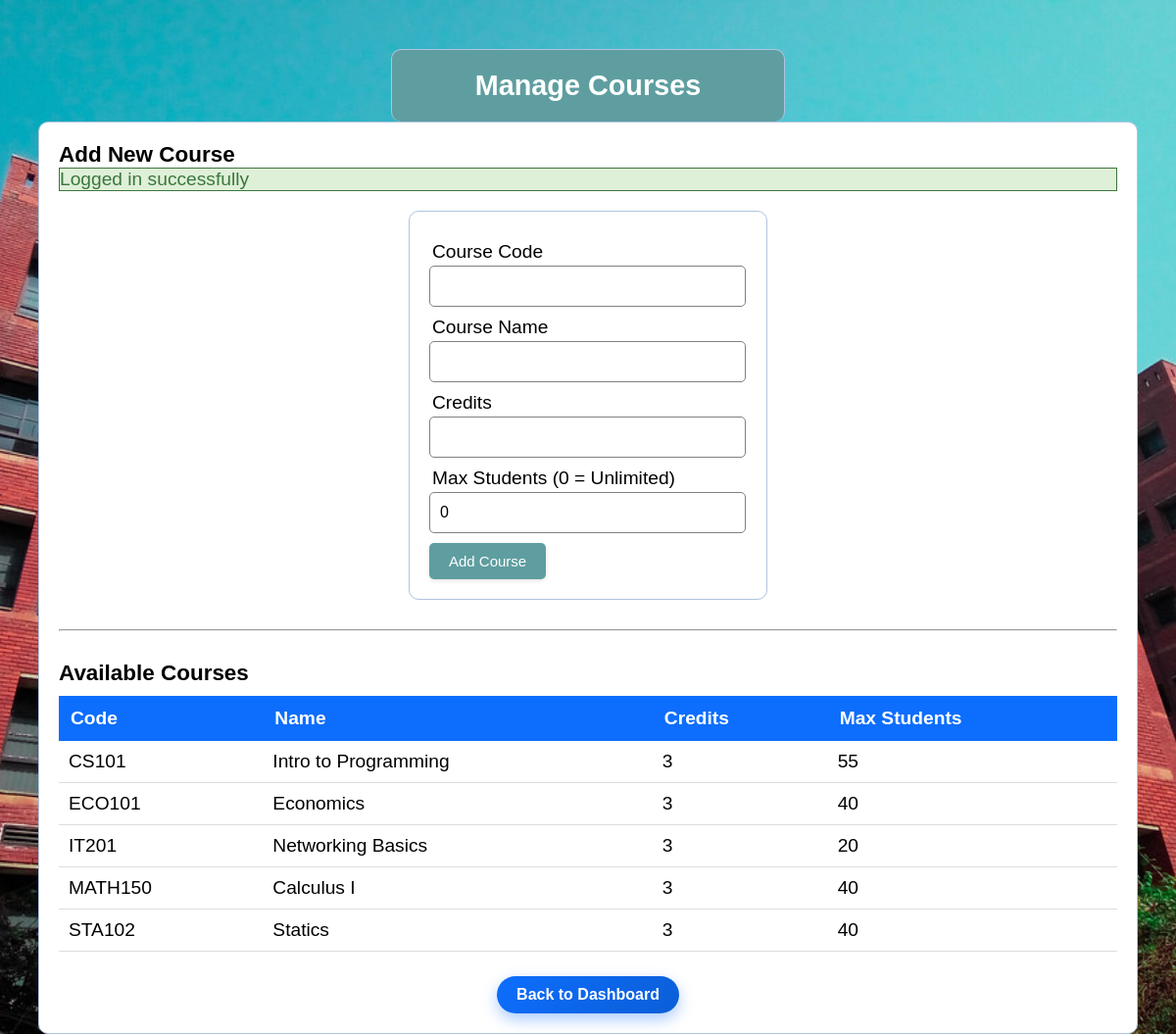
The page /admin_courses.php (signed in) on the database its author committed.
### tables this page shows
CREATE TABLE `courses` (
  `id` int(11) NOT NULL,
  `course_code` varchar(50) NOT NULL,
  `course_name` varchar(255) NOT NULL,
  `faculty_id` int(11) DEFAULT NULL,
  `max_students` int(11) DEFAULT 0,
  `enroll_start` datetime DEFAULT NULL,
  `enroll_end` datetime DEFAULT NULL,
  `credits` int(11) DEFAULT 3
);

### Src/admin_courses.php (the view, shortened to what this page needs)
<?php
include('server.php');
?>
<!DOCTYPE html>
<html>
<head>
    <link rel="stylesheet" type="text/css" href="style.css">
</head>
<body>
<div class="header">
    <h2>Manage Courses</h2>
</div>
<div class="page-content">
    <h3>Add New Course</h3>
    <?php if (isset($_SESSION['success'])): ?>
        <div class="success"><?= $_SESSION['success']; unset($_SESSION['success']); ?></div>
    <?php endif; ?>
    <form method="post" action="server.php">
        <div class="input-group">
            <label>Course Code</label>
            <input type="text" name="course_code" required>
        </div>
        <div class="input-group">
            <label>Course Name</label>
            <input type="text" name="course_name" required>
        </div>
        <div class="input-group">
            <label>Credits</label>
            <input type="number" name="credits" min="0" required>
        </div>
        <div class="input-group">
            <label>Max Students (0 = Unlimited)</label>
            <input type="number" name="max_students" value="0" min="0">
        </div>
        <button type="submit" name="add_course" class="btn">
            Add Course
        </button>
    </form>
    <hr style="margin:30px 0;">
    <h3>Available Courses</h3>
    <table class="styled-table">
        <tr>
            <th>Code</th>
            <th>Name</th>
            <th>Credits</th>
            <th>Max Students</th>
        </tr>
        <?php
        $result = mysqli_query($db, "SELECT * FROM courses ORDER BY course_code ASC");
        if (mysqli_num_rows($result) > 0):
            while ($row = mysqli_fetch_assoc($result)):
        ?>
        <tr>
            <td><?= htmlspecialchars($row['course_code']) ?></td>
            <td><?= htmlspecialchars($row['course_name']) ?></td>
            <td><?= (int)$row['credits'] ?></td>
            <td><?= $row['max_students'] == 0 ? 'Unlimited' : (int)$row['max_students'] ?></td>
        </tr>
        <?php endwhile; else: ?>
        <tr>
            <td colspan="4">No courses found.</td>
        </tr>
        <?php endif; ?>
    </table>
    <div class="back-wrapper">
        <a href="index.php" class="btn btn-back">Back to Dashboard</a>
    </div>
</div>
</body>
</html>

### Src/style.css (style rules this page uses)
* { margin: 0px; padding: 0px; }
a { text-decoration: none; }
body { font-size: 120%; background: url("images/bg.jpg") no-repeat center center fixed; background-size: cover; font-family: Arial, Helvetica, sans-serif; }
.header { width: 30%; margin: 50px auto 0px; color: white; background: #5F9EA0; text-align: center; border: 1px solid #B0C4DE; border-bottom: none; border-radius: 10px 10px 10px 10px; padding: 20px; }
form, .content { width: 30%; margin: 0px auto; padding: 20px; border: 1px solid #B0C4DE; background: white; border-radius: 10px 10px 10px 10px; }
.page-content { width: 90%; max-width: 1100px; margin: 0 auto; padding: 20px; background: white; border-radius: 10px; border: 1px solid #B0C4DE; }
.input-group { margin: 10px 0px 10px 0px; }
.input-group label { display: block; text-align: left; margin: 3px; }
.input-group input { height: 30px; width: 93%; padding: 5px 10px; font-size: 16px; border-radius: 5px; border: 1px solid gray; }
.btn { padding: 10px 20px; font-size: 15px; color: white; background: #5F9EA0; border: none; border-radius: 5px; cursor: pointer; transition: all 0.3s ease; box-shadow: 0 2px 4px rgba(0, 0, 0, 0.1); text-decoration: none; }
a.btn { display: inline-block; text-decoration: none !important; padding: 10px 20px; }
.success { color: #3c763d; background: #dff0d8; border: 1px solid #3c763d; margin-bottom: 20px; }
.back-wrapper { text-align: center; margin-top: 30px; }
.btn-back { background: linear-gradient(135deg, #0d6efd, #0b5ed7); padding: 12px 28px; font-size: 16px; font-weight: 600; border-radius: 30px; box-shadow: 0 6px 15px rgba(13,110,253,0.35); color: white; }
.styled-table { width: 100%; border-collapse: collapse; margin-top: 10px; }
.styled-table th { background: #0d6efd; color: white; padding: 12px; text-align: left; }
.styled-table td { padding: 10px; border-bottom: 1px solid #ddd; }
.back-wrapper { text-align: center; margin-top: 25px; }

### rows shown on the page
courses: course_code "CS101", course_name "Intro to Programming", credits "3", max_students "55"
courses: course_code "ECO101", course_name "Economics", credits "3", max_students "40"
courses: course_code "IT201", course_name "Networking Basics", credits "3", max_students "20"
courses: course_code "MATH150", course_name "Calculus I", credits "3", max_students "40"
courses: course_code "STA102", course_name "Statics", credits "3", max_students "40"

### other values the page prints
$_SESSION['success'] "Logged in successfully"
